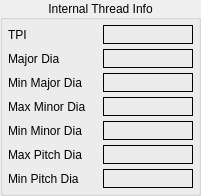
   <widget class="QGroupBox" name="gridGroupBox">
    <property name="geometry">
     <rect>
      <x>10</x>
      <y>100</y>
      <width>201</width>
      <height>196</height>
     </rect>
    </property>
    <property name="title">
     <string>Internal Thread Info</string>
    </property>
    <property name="alignment">
     <set>Qt::AlignCenter</set>
    </property>
    <layout class="QGridLayout" name="gridLayout_4">
     <property name="leftMargin">
      <number>5</number>
     </property>
     <property name="topMargin">
      <number>5</number>
     </property>
     <property name="rightMargin">
      <number>5</number>
     </property>
     <property name="bottomMargin">
      <number>5</number>
     </property>
     <property name="spacing">
      <number>5</number>
     </property>
     <item row="3" column="1">
      <widget class="QLabel" name="maxMinorDiaLbl">
       <property name="maximumSize">
        <size>
         <width>200</width>
         <height>16777215</height>
        </size>
       </property>
       <property name="frameShape">
        <enum>QFrame::Box</enum>
       </property>
       <property name="text">
        <string/>
       </property>
       <property name="alignment">
        <set>Qt::AlignCenter</set>
       </property>
      </widget>
     </item>
     <item row="3" column="0">
      <widget class="QLabel" name="label_8">
       <property name="text">
        <string>Max Minor Dia</string>
       </property>
      </widget>
     </item>
     <item row="2" column="0">
      <widget class="QLabel" name="label_5">
       <property name="text">
        <string>Min Major Dia</string>
       </property>
      </widget>
     </item>
     <item row="4" column="0">
      <widget class="QLabel" name="label_3">
       <property name="text">
        <string>Min Minor Dia</string>
       </property>
      </widget>
     </item>
     <item row="6" column="1">
      <widget class="QLabel" name="minPitchDiaLbl">
       <property name="maximumSize">
        <size>
         <width>200</width>
         <height>16777215</height>
        </size>
       </property>
       <property name="frameShape">
        <enum>QFrame::Box</enum>
       </property>
       <property name="lineWidth">
        <number>1</number>
       </property>
       <property name="text">
        <string/>
       </property>
       <property name="alignment">
        <set>Qt::AlignCenter</set>
       </property>
      </widget>
     </item>
     <item row="1" column="0">
      <widget class="QLabel" name="label_2">
       <property name="text">
        <string>Major Dia</string>
       </property>
      </widget>
     </item>
     <item row="4" column="1">
      <widget class="QLabel" name="minMinorDiaLbl">
       <property name="maximumSize">
        <size>
         <width>200</width>
         <height>16777215</height>
        </size>
       </property>
       <property name="frameShape">
        <enum>QFrame::Box</enum>
       </property>
       <property name="text">
        <string/>
       </property>
       <property name="alignment">
        <set>Qt::AlignCenter</set>
       </property>
      </widget>
     </item>
     <item row="5" column="0">
      <widget class="QLabel" name="label_9">
       <property name="text">
        <string>Max Pitch Dia</string>
       </property>
      </widget>
     </item>
     <item row="0" column="1">
      <widget class="QLabel" name="threadTPILbl">
       <property name="maximumSize">
        <size>
         <width>200</width>
         <height>16777215</height>
        </size>
       </property>
       <property name="frameShape">
        <enum>QFrame::Box</enum>
       </property>
       <property name="text">
        <string/>
       </property>
       <property name="alignment">
        <set>Qt::AlignCenter</set>
       </property>
      </widget>
     </item>
     <item row="6" column="0">
      <widget class="QLabel" name="label_11">
       <property name="text">
        <string>Min Pitch Dia</string>
       </property>
      </widget>
     </item>
     <item row="5" column="1">
      <widget class="QLabel" name="maxPitchDiaLbl">
       <property name="maximumSize">
        <size>
         <width>200</width>
         <height>16777215</height>
        </size>
       </property>
       <property name="frameShape">
        <enum>QFrame::Box</enum>
       </property>
       <property name="lineWidth">
        <number>1</number>
       </property>
       <property name="text">
        <string/>
       </property>
       <property name="alignment">
        <set>Qt::AlignCenter</set>
       </property>
      </widget>
     </item>
     <item row="0" column="0">
      <widget class="QLabel" name="label">
       <property name="text">
        <string>TPI</string>
       </property>
      </widget>
     </item>
     <item row="2" column="1">
      <widget class="QLabel" name="minMajorDiaLbl">
       <property name="maximumSize">
        <size>
         <width>200</width>
         <height>16777215</height>
        </size>
       </property>
       <property name="frameShape">
        <enum>QFrame::Box</enum>
       </property>
       <property name="text">
        <string/>
       </property>
       <property name="alignment">
        <set>Qt::AlignCenter</set>
       </property>
      </widget>
     </item>
     <item row="1" column="1">
      <widget class="QLabel" name="threadMajorDiaLbl">
       <property name="maximumSize">
        <size>
         <width>200</width>
         <height>16777215</height>
        </size>
       </property>
       <property name="frameShape">
        <enum>QFrame::Box</enum>
       </property>
       <property name="text">
        <string/>
       </property>
       <property name="alignment">
        <set>Qt::AlignCenter</set>
       </property>
      </widget>
     </item>
    </layout>
   </widget>
